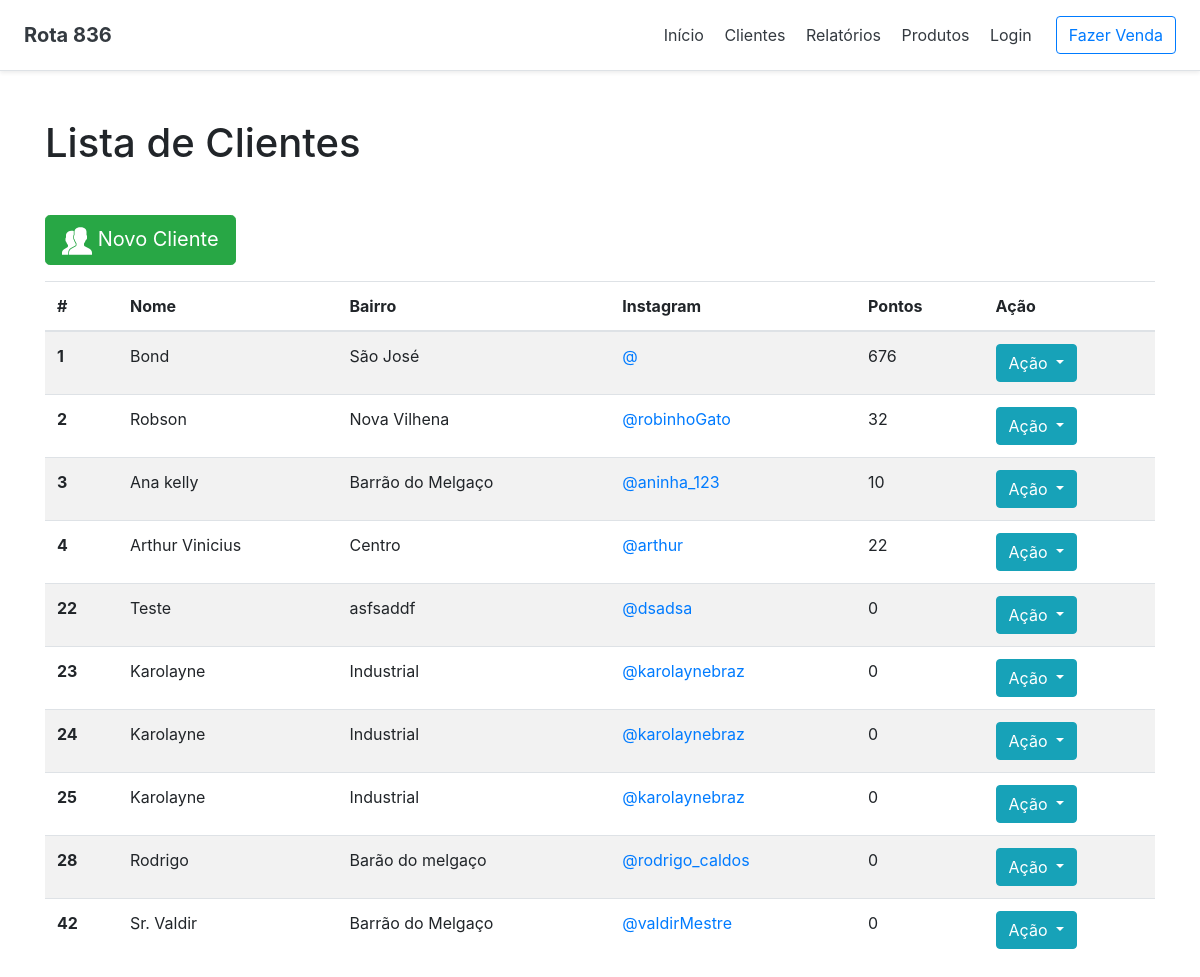
Page /salao/cliente/listar/ on the earlier database version.
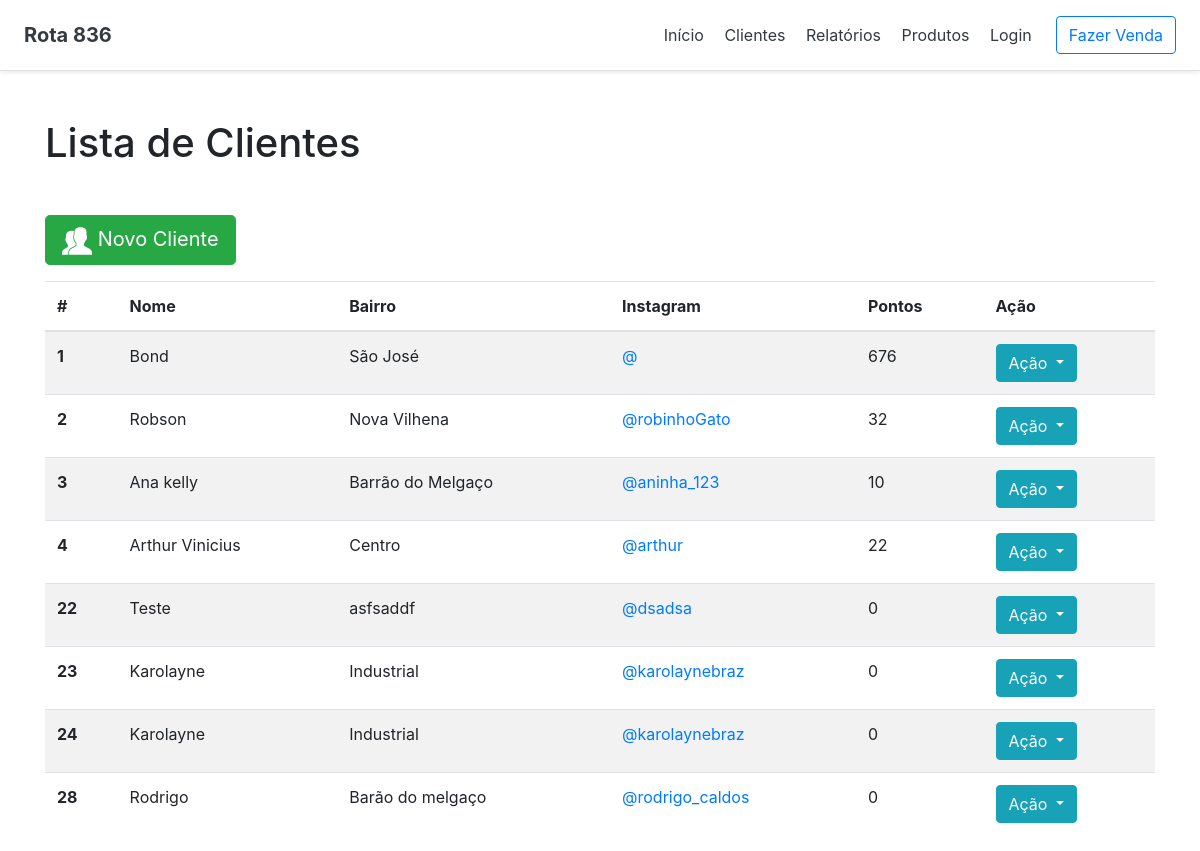
Same page on the later database version.
### salao/models.py (models this page shows, shortened)
class Cliente (models.Model):
    nome_cliente = models.CharField(max_length=200, null=False)
    telefone_cliente = models.CharField(max_length=12)
    instagram_cliente = models.CharField(max_length=50)
    bairro_cliente = models.CharField(max_length=200, null=False)
    @property
    def pontos_cliente(self):
        pontos = 0
        for x in Venda.objects.all():
            if x.cliente_venda.id == self.id:
                pontos = x.soma_pontos_venda
        return pontos
    @property
    def toJSON(self):
        return json.dumps(self, default=lambda x: x.__dict__)

class Venda(models.Model):
    data_hora_venda = models.DateTimeField('date published')
    cliente_venda = models.ForeignKey(Cliente, on_delete=models.CASCADE, null=False)
    servico_venda = models.ManyToManyField(Servico, blank=True)
    produto_venda = models.ManyToManyField(Produto, blank=True)
    @property
    def soma_pontos_venda(self):
        pontos = 0
        if self.servico_venda:
            for x in self.servico_venda.all():
                pontos = pontos + x.pontos_servico
        if self.produto_venda:
            for x in self.produto_venda.all():
                pontos = pontos + x.pontos_produto
        return pontos

class Servico(models.Model):
    desc_servico = models.CharField(max_length=200, null=False)
    pontos_servico = models.IntegerField(null=False)
    valor_servico = models.FloatField(null=False)

class Produto(models.Model):
    desc_produto = models.CharField(max_length=200, null=False)
    pontos_produto = models.IntegerField(null=False)
    valor_produto = models.FloatField(max_length=12, null=False)
    marca_produto = models.CharField(max_length=100, null=False)

### salao/views.py (the view)
# urls.py: path('cliente/listar/', views.ListarClientes.as_view(), name='listar_clientes'),
class ListarClientes(ListView):
    template_name = 'salao/cliente/listar.html'
    model = Cliente
    context_object_name = 'clientes'
    paginate_by=10

### salao/templates/salao/cliente/listar.html (shortened to what this page needs)
{% extends '../base.html' %}
{% load staticfiles %}
{% block h1_pagina %}
    Lista de Clientes
{% endblock h1_pagina %}
{% block content %}
    <a href="{% url 'salao:incluir_cliente' %}"><button class="btn btn-success btn-lg mb-3"><img src="{% static 'img/cliente.svg' %}" height="30px" width="30px"> Novo Cliente</button></a>
        <table class="table table-striped">
            <thead>
                <tr>
                  <th scope="col">#</th>
                  <th scope="col">Nome</th>
                  <th scope="col">Bairro</th>
                  <th scope="col">Instagram</th>
                  <th scope="col">Pontos</th>
                  <th scope="col">Ação</th>
                </tr>
            </thead>
            <tbody>
                {% for cliente in object_list %}
                <tr id="{{ cliente.id }}">
                  <th scope="row" id="id_cliente">{{ cliente.id }}</th>
                  <td name="nome_cliente">{{ cliente.nome_cliente }}</td>
                  <td>{{ cliente.bairro_cliente }}</td>
                  <td><a target="_blank" rel="noopener noreferrer" href="https://www.instagram.com/{{ cliente.instagram_cliente }}/">@{{ cliente.instagram_cliente }}</a></td>
                  <td>{{ cliente.pontos_cliente }}</td>
                  <td><div class="btn-group">
                              <button type="button" class="btn btn-info dropdown-toggle" data-toggle="dropdown" aria-haspopup="true" aria-expanded="false">
                                Ação
                              </button>
                        </div>
                  </td>
                </tr>
                {% endfor %}
            </tbody>
            </table>
{% endblock content %}

### salao/templates/salao/base.html (shortened to what this page needs)
{% load staticfiles %}
<!DOCTYPE html>
<html lang="pt-br" xmlns="http://www.w3.org/1999/html">
<head>
    <link href="{% static 'css/bootstrap.min.css' %}" rel="stylesheet">
    <link href="{% static 'css/bootstrap.css' %}" rel="stylesheet">
</head>
<body>
    <div class="d-flex flex-column flex-md-row align-items-center p-3 px-md-4 mb-3 bg-white border-bottom shadow-sm">
      <h5 class="my-0 mr-md-auto font-weight-bold"><a href="{% url 'salao:index' %}" style="text-decoration: none" class="text-dark">Rota 836</a></h5>
      <nav class="my-2 my-md-0 mr-md-3">
        <a class="p-2 text-dark" href="{% url 'salao:index' %}">Início</a>
        <a class="p-2 text-dark" href="{% url 'salao:listar_clientes' %}">Clientes</a>
        <a class="p-2 text-dark" href="#">Relatórios</a>
        <a class="p-2 text-dark" href="{% url 'salao:listar_produtos' %}">Produtos</a>
        <a class="p-2 text-dark" href="../../admin">Login</a>
      </nav>
      <a class="btn btn-outline-primary" href="#">Fazer Venda</a>
    </div>
        <div class="content container mt-5">
            <div class="page-header">
                <h1 class="display mb-5">{% block h1_pagina %}{% endblock h1_pagina %}</h1>
            </div>
            {% block content %}
            {% endblock content %}
        </div>
  </body>
</html>

Differences in the rows shown:
removed Cliente: id "25", nome_cliente "Karolayne", bairro_cliente "Industrial", instagram_cliente "karolaynebraz", pontos_cliente "0"
removed Cliente: id "42", nome_cliente "Sr. Valdir", bairro_cliente "Barrão do Melgaço", instagram_cliente "valdirMestre", pontos_cliente "0"
